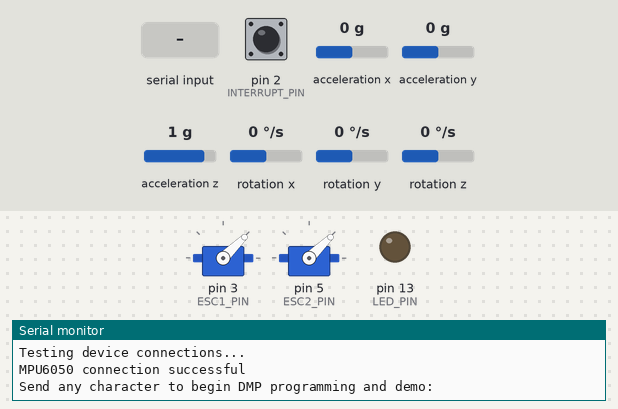
Simulated run of this sketch. Board: Arduino Uno, built with avr-gcc and run on an emulated ATmega328P. On the bench: 2 × servo, output pins drawn as LEDs (lit = HIGH), the last lines printed to the serial monitor. Dashed ring = blinking. Inputs (shaded band) come from the test bench; at power-on: acceleration y 0 g, acceleration x 0 g, pin 2 (INTERRUPT_PIN) LOW, acceleration z 1 g, rotation x 0 °/s, rotation y 0 °/s, rotation z 0 °/s. The sensor or clock chip raises its interrupt line as the real part does.

Above: at 1.9 s.
2.0 s: "0\n" received over Serial
At 4.36 s:
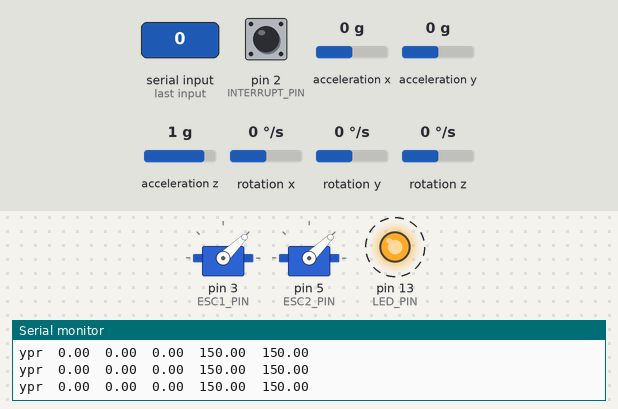
5.0 s: acceleration y set to -1.4 g
At 5.9 s:
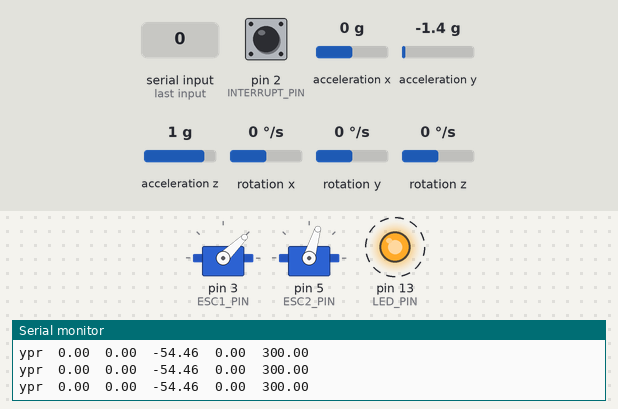
8.0 s: acceleration y set to 0.8 g
At 9.54 s:
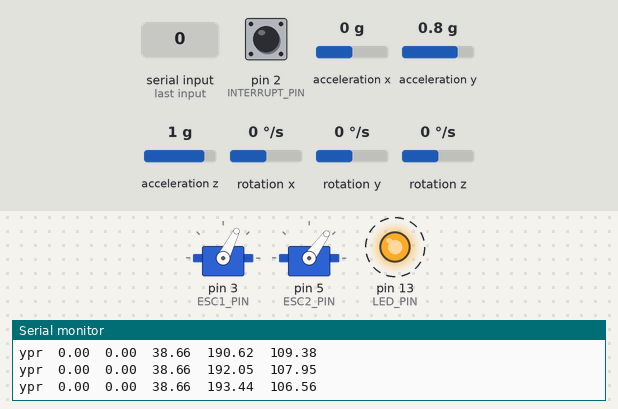
11.0 s: acceleration x set to -1.4 g
14.0 s: "90 45 200\n" received over Serial
At 15.0 s:
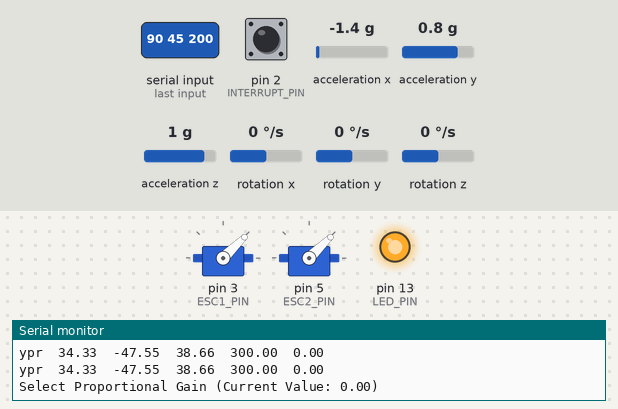
Timing chart, 0 to 17.0 s (numbered marks = the images above; inputs shaded):
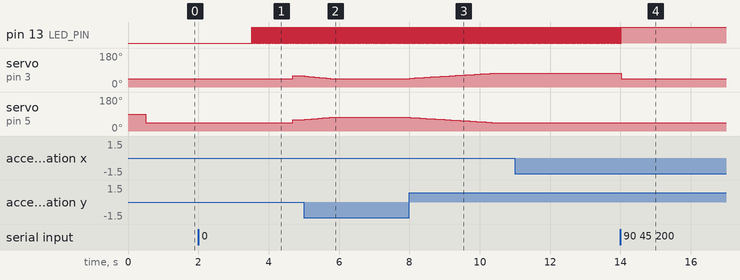

The sketch:

Dual_Motor_Roll_PID_Controller.ino
```cpp
#include "I2Cdev.h"
#include "Servo.h"

#include "MPU6050_6Axis_MotionApps20.h"
//#include "MPU6050.h" // not necessary if using MotionApps include file

// Arduino Wire library is required if I2Cdev I2CDEV_ARDUINO_WIRE implementation
// is used in I2Cdev.h
#if I2CDEV_IMPLEMENTATION == I2CDEV_ARDUINO_WIRE
    #include "Wire.h"
#endif

/* Default Tuning Variables */
#define P_GAIN          (0.001)  // Proportional gain
#define I_GAIN          (0.0001) // Integral gain
#define D_GAIN          (0.00)   // Derivative gain
#define MIN_I_TERM      (-0.4)   // Minimum Contribution of iTerm in PI controller (percentage of full throttle)
#define MAX_I_TERM      (0.4)    // Maximum Contribution of iTerm in PI controller (percentage of full throttle)
#define COMMAND         (0)      // Commanded/Requested pitch (in degrees from horizontal)

/* Total throttle to be shared between two motors */
#define THROTTLE        (300)

/* Input Angle Range (Roll) */
#define MIN_ANGLE       (-90)
#define MAX_ANGLE       (90)

/* Time Scalar for allowing time/frequency independent operation */
#define TIME_SCALAR     (0.0001)

#define ESC1_PIN        (3)  // PWM pin for signaling ESC1
#define ESC2_PIN        (5)  // PWM pin for signaling ESC2
#define INTERRUPT_PIN   (2)  // Use pin 2 on Arduino Uno & most boards
#define LED_PIN         (13) // (Arduino is 13, Teensy is 11, Teensy++ is 6)
bool blinkState = false;

// MPU6050 Sensor
MPU6050 mpu;

// MPU control/status vars
bool     dmpReady = false; // set true if DMP init was successful
uint8_t  mpuIntStatus;     // holds actual interrupt status byte from MPU
uint8_t  devStatus;        // return status after each device operation (0 = success, !0 = error)
uint16_t packetSize;       // expected DMP packet size (default is 42 bytes)
uint16_t fifoCount;        // count of all bytes currently in FIFO
uint8_t  fifoBuffer[64];   // FIFO storage buffer

// orientation/motion vars
Quaternion  q;          // [w, x, y, z]         quaternion container
VectorInt16 aa;         // [x, y, z]            accel sensor measurements
VectorInt16 aaReal;     // [x, y, z]            gravity-free accel sensor measurements
VectorInt16 aaWorld;    // [x, y, z]            world-frame accel sensor measurements
VectorFloat gravity;    // [x, y, z]            gravity vector
float       euler[3];   // [psi, theta, phi]    Euler angle container
float       ypr[3];     // [yaw, pitch, roll]   yaw/pitch/roll container and gravity vector

// packet structure for InvenSense teapot demo
uint8_t teapotPacket[14] = { '$', 0x02, 0,0, 0,0, 0,0, 0,0, 0x00, 0x00, '\r', '\n' };

/* See this link for more info:
 * https://www.embedded.com/design/prototyping-and-development/4211211/PID-without-a-PhD
 */
typedef struct PID_t {
  double        input;    // Input to controller (requested value)
  unsigned long tState;   // Timestamp of last call to updatePID()
  double        dState;   // Last position input
  double        iState;   // Integrator state
  double        iMax;     // Maximum allowable integrator state
  double        iMin;     // Minimum allowable integrator state
  double        iGain;    // Integral gain
  double        pGain;    // Proportional gain
  double        dGain;    // Derivative gain
} PID;

PID    controller;        // PID controller for the system
double roll;              // Measured roll
Servo  ESC1, ESC2;        // ESCs to drive motors
int    throttle;          // Total throttle to be split between two motors
double proportion = 0.5;        // Proportion of total throttle to drive ESC1 (ESC2 gets remainder)
int    counter = 0;       // Counter to ignore preliminary sensor readings during calibration
bool   updateTime = true; // Flag to indicate whether tState should be updated

// ================================================================
// ===                    HELPER FUNCTIONS                      ===
// ================================================================

/* Update PID output signal using current system state */
double updatePID(PID *pid, double currentState) {
  // P, I, & D terms and time factor
  double pTerm, iTerm, dTerm, tFactor;

  // Controller error is difference between input and current state
  double error = pid->input - currentState;

  // Calculate time factor and update tState
  unsigned long timeStamp = micros();
  tFactor = (timeStamp - pid->tState) * TIME_SCALAR;
  pid->tState = timeStamp;

  // Calculate the proportional term
  pTerm = pid->pGain * error;

  // Calculate the integral state with appropriate limiting
  pid->iState += error;
  if (pid->iState > pid->iMax)
    pid->iState = pid->iMax;
  else if (pid->iState < pid->iMin)
    pid->iState = pid->iMin;

  // Calculate the integral term
  iTerm  = pid->iGain * pid->iState;
  iTerm *= tFactor;

  // Calculate the derivative term
  dTerm  = pid->dGain * (currentState - pid->dState);
  dTerm /= tFactor;

  // Update the dState of the controller
  pid->dState = currentState;

  // Return new throttle request value (0-100 scale)
  return 0.5 + pTerm + iTerm - dTerm;
}

/* Arm ESC for first use upon startup */
void arm(Servo *ESC){
  setSpeed(ESC, 0); // Set speed variable
  delay(500);       // 500ms delay for ESC to respond
}

/* Drive ESC with 0-1000 drive signal */
void setSpeed(Servo *ESC, int drive){
  // Scale drive signal to ESC's range of accepted values
  int us = map(drive, 0, 1000, 1000, 2000); //Scale drive signal to ESC's accepted range
  ESC->writeMicroseconds(us);
}

/* Change PID tuning parameters via Serial interface */
void tuneController(PID *pid) {
  double old_iGain = pid->iGain;

  // Set up PID controller values
  pid->iState = 0;         // Reset the integrator state
  pid->dState = MIN_ANGLE; // Reset the derivative state

  Serial.print("Select Proportional Gain (Current Value: ");
  Serial.print(pid->pGain);
  Serial.println(")");
  while (Serial.available() && Serial.read()); // empty buffer
  while (!Serial.available());                 // wait for data
  pid->pGain = Serial.parseFloat();            // Set new pGain

  Serial.print("Select Integrator Gain (Current Value: ");
  Serial.print(pid->iGain, 4);
  Serial.println(")");
  while (Serial.available() && Serial.read()); // empty buffer
  while (!Serial.available());                 // wait for data
  pid->iGain = Serial.parseFloat();            // Set new iGain

  Serial.print("Select Derivative Gain (Current Value: ");
  Serial.print(pid->dGain, 4);
  Serial.println(")");
  while (Serial.available() && Serial.read()); // empty buffer
  while (!Serial.available());                 // wait for data
  pid->dGain = Serial.parseFloat();            // Set new dGain

  Serial.print("Select Minimum Integrator Term Size (Current Value: ");
  Serial.print(pid->iMin * old_iGain);
  Serial.println(")");
  while (Serial.available() && Serial.read());  // empty buffer
  while (!Serial.available());                  // wait for data
  pid->iMin = Serial.parseFloat() / pid->iGain; // Set new iMin

  Serial.print("Select Maximum Integrator Term Size (Current Value: ");
  Serial.print(pid->iMax * old_iGain);
  Serial.println(")");
  while (Serial.available() && Serial.read());  // empty buffer
  while (!Serial.available());                  // wait for data
  pid->iMax = Serial.parseFloat() / pid->iGain; // Set new iMax

  Serial.print("Select New Total Throttle (Current Value: ");
  Serial.print(throttle);
  Serial.println(")");
  while (Serial.available() && Serial.read()); // empty buffer
  while (!Serial.available());                 // wait for data
  throttle = Serial.parseInt();                // Set new throttle

  Serial.print("Select New Controller Input (Current Value: ");
  Serial.print(pid->input);
  Serial.println(")");
  while (Serial.available() && Serial.read()); // empty buffer
  while (!Serial.available());                 // wait for data
  pid->input = Serial.parseFloat();            // Set new command

  // wait for ready
  Serial.println("New values set. Send any character to resume... ");
  while (Serial.available() && Serial.read()); // empty buffer
  while (!Serial.available());                 // wait for data
  while (Serial.available() && Serial.read()); // empty buffer again

  // FIFO has probably overflowed by this point so we reset it
  mpu.resetFIFO();

  // Update tState of controller to reflect time elapsed
  updateTime = true;
}

// ================================================================
// ===               INTERRUPT DETECTION ROUTINE                ===
// ================================================================

// indicates whether MPU interrupt pin has gone high
volatile bool mpuInterrupt = false;

// MPU Interrupt Service Routine
void dmpDataReady() {
    mpuInterrupt = true;
}


// ================================================================
// ===                      INITIAL SETUP                       ===
// ================================================================

void setup() {
    // join I2C bus (I2Cdev library doesn't do this automatically)
    #if I2CDEV_IMPLEMENTATION == I2CDEV_ARDUINO_WIRE
        Wire.begin();
        Wire.setClock(400000); // 400kHz I2C clock. Comment this line if having compilation difficulties
    #elif I2CDEV_IMPLEMENTATION == I2CDEV_BUILTIN_FASTWIRE
        Fastwire::setup(400, true);
    #endif

    // initialize serial communication
    // (115200 chosen because it is required for Teapot Demo output, but it's
    // really up to you depending on your project)
    Serial.begin(115200);
    while (!Serial); // wait for Leonardo enumeration, others continue immediately

    // NOTE: 8MHz or slower host processors, like the Teensy @ 3.3V or Arduino
    // Pro Mini running at 3.3V, cannot handle this baud rate reliably due to
    // the baud timing being too misaligned with processor ticks. You must use
    // 38400 or slower in these cases, or use some kind of external separate
    // crystal solution for the UART timer.

    // Set total throttle to be shared between two motors
    throttle = THROTTLE;

    // Setup PI controller values
    controller.input  = COMMAND;
    controller.tState = 0;
    controller.pGain  = P_GAIN;
    controller.iGain  = I_GAIN;
    controller.dGain  = D_GAIN;
    controller.iState = 0;
    controller.dState = MIN_ANGLE;
    controller.iMin   = MIN_I_TERM / I_GAIN;
    controller.iMax   = MAX_I_TERM / I_GAIN;

    // Attach and arm ESCs
    Serial.println(F("Initializing ESCs..."));
    ESC1.attach(ESC1_PIN);
    ESC2.attach(ESC2_PIN);
    arm(&ESC1);
    arm(&ESC2);

    // initialize device
    Serial.println(F("Initializing I2C devices..."));
    mpu.initialize();
    pinMode(INTERRUPT_PIN, INPUT);

    // verify connection
    Serial.println(F("Testing device connections..."));
    Serial.println(mpu.testConnection() ? F("MPU6050 connection successful") : F("MPU6050 connection failed"));

    // wait for ready
    Serial.println(F("\nSend any character to begin DMP programming and demo: "));
    while (Serial.available() && Serial.read()); // empty buffer
    while (!Serial.available());                 // wait for data
    while (Serial.available() && Serial.read()); // empty buffer again

    // load and configure the DMP
    Serial.println(F("Initializing DMP..."));
    devStatus = mpu.dmpInitialize();

    // supply your own gyro offsets here, scaled for min sensitivity
    mpu.setXGyroOffset(220);
    mpu.setYGyroOffset(76);
    mpu.setZGyroOffset(-85);
    mpu.setZAccelOffset(1788); // 1688 factory default for my test chip

    // make sure it worked (returns 0 if so)
    if (devStatus == 0) {
        // turn on the DMP, now that it's ready
        Serial.println(F("Enabling DMP..."));
        mpu.setDMPEnabled(true);

        // enable Arduino interrupt detection
        Serial.println(F("Enabling interrupt detection (Arduino external interrupt 0)..."));
        attachInterrupt(digitalPinToInterrupt(INTERRUPT_PIN), dmpDataReady, RISING);
        mpuIntStatus = mpu.getIntStatus();

        // set our DMP Ready flag so the main loop() function knows it's okay to use it
        Serial.println(F("DMP ready! Waiting for first interrupt..."));
        dmpReady = true;

        // get expected DMP packet size for later comparison
        packetSize = mpu.dmpGetFIFOPacketSize();
    } else {
        // ERROR!
        // 1 = initial memory load failed
        // 2 = DMP configuration updates failed
        // (if it's going to break, usually the code will be 1)
        Serial.print(F("DMP Initialization failed (code "));
        Serial.print(devStatus);
        Serial.println(F(")"));
    }

    // configure LED for output
    pinMode(LED_PIN, OUTPUT);
}

// ================================================================
// ===                    MAIN PROGRAM LOOP                     ===
// ================================================================

void loop() {
    // if programming failed, don't try to do anything
    if (!dmpReady) return;

    // wait for MPU interrupt or extra packet(s) available
    while (!mpuInterrupt && fifoCount < packetSize);

    // reset interrupt flag and get INT_STATUS byte
    mpuInterrupt = false;
    mpuIntStatus = mpu.getIntStatus();

    // get current FIFO count
    fifoCount = mpu.getFIFOCount();

    // check for overflow (this should never happen unless our code is too inefficient)
    if ((mpuIntStatus & 0x10) || fifoCount == 1024) {
        // reset so we can continue cleanly
        mpu.resetFIFO();
        Serial.println(F("FIFO overflow!"));

    // otherwise, check for DMP data ready interrupt (this should happen frequently)
    } else if (mpuIntStatus & 0x02) {

        // See if user wants to tune controller or change commanded angle
        if (Serial.available()) {
          if (Serial.peek() == ' ') {
            Serial.read();                // Flush buffer
            setSpeed(&ESC1, 0);           // Kill power to motor 1
            setSpeed(&ESC2, 0);           // Kill power to motor 2
            tuneController(&controller);  // Call tuning subroutine
          } else {
            // See if user sent new input
            double newAngle = Serial.parseFloat();
            // If new angle is within acceptable range, update input angle
            if (newAngle >= MIN_ANGLE && newAngle <= MAX_ANGLE) {
              controller.input = newAngle;
            }
          }
        }

        // TODO: Maybe make updateTime a member of PID struct?

        // Check if tState needs to be updated
        if (updateTime) {
          updateTime = false;
          controller.tState = micros();
        }

        // wait for correct available data length, should be a VERY short wait
        while (fifoCount < packetSize) fifoCount = mpu.getFIFOCount();

        // read a packet from FIFO
        mpu.getFIFOBytes(fifoBuffer, packetSize);

        // track FIFO count here in case there is > 1 packet available
        // (this lets us immediately read more without waiting for an interrupt)
        fifoCount -= packetSize;

        // display Euler angles in degrees
        mpu.dmpGetQuaternion(&q, fifoBuffer);
        mpu.dmpGetGravity(&gravity, &q);
        mpu.dmpGetYawPitchRoll(ypr, &q, &gravity);
        Serial.print("ypr\t");
        Serial.print(ypr[0] * 180/M_PI);
        Serial.print("\t");
        Serial.print(ypr[1] * 180/M_PI);
        Serial.print("\t");
        Serial.print(ypr[2] * 180/M_PI);
        Serial.print("\t");
        Serial.print(constrain(1 - proportion, 0, 1) * throttle);
        Serial.print("\t");
        Serial.println(constrain(proportion, 0, 1) * throttle);

        if (counter < 100) {
          counter++;
        } else {
          roll = (ypr[2] * 180/M_PI);
          proportion = updatePID(&controller, roll);
          setSpeed(&ESC1, constrain(1 - proportion, 0, 1) * throttle);
          setSpeed(&ESC2, constrain(proportion, 0, 1) * throttle);
        }

        // blink LED to indicate activity
        blinkState = !blinkState;
        digitalWrite(LED_PIN, blinkState);
    }
}
```

Measured:
- after the input at 2.0 s, pin 13 (LED_PIN): alternates HIGH for 0.01 s and LOW for 0.01 s, starting after 1.5 s; servo on pin 3 (ESC1_PIN), servo on pin 5 (ESC2_PIN): 44° → 59° after 2.7 s
- after the input at 5.0 s, servo on pin 3 (ESC1_PIN): moves from 59° to 44° over 0.78 s, starting at once; servo on pin 5 (ESC2_PIN): moves from 59° to 73° over 0.75 s, starting at once
- after the input at 8.0 s, servo on pin 3 (ESC1_PIN): moves from 44° to 73° over 2.4 s, starting at once; servo on pin 5 (ESC2_PIN): moves from 73° to 44° over 2.4 s, starting at once
- after the input at 14.0 s, pin 13 (LED_PIN): goes on until 14.0 s, then stays HIGH; servo on pin 3 (ESC1_PIN): 73° → 44° at once
